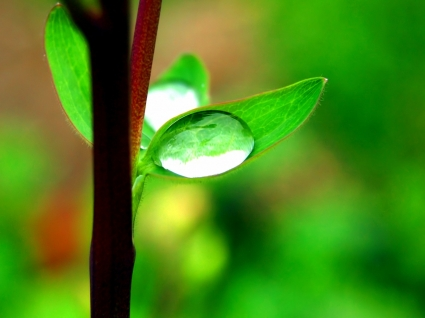
#> input picture F.NS252/Laboratory - 7/Task - 1/nature.jpg, 425 x 318 px
$ python main.py
#> lines starting #> are read from the running program, lines starting #| are printed output that depends on the picture; after the words box and inside, x2 and y2 are one past the last pixel; in counts of white or black regions, pixels touching at a corner belong together
import cv2

image1 = cv2.imread('nature.jpg')
#> image1 is the input picture: shape (318, 425, 3); mean B, G, R 24.5, 132.2, 74.3
image2 = cv2.imread('nature-fixed.jpg')
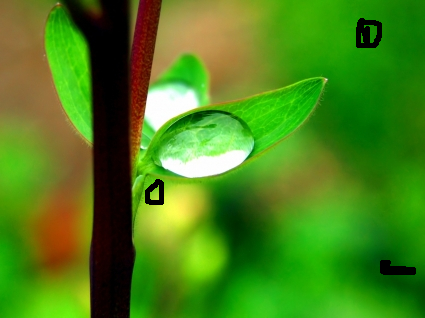
#> input picture F.NS252/Laboratory - 7/Task - 1/nature-fixed.jpg, 425 x 318 px
#> image2 is the input picture: shape (318, 425, 3); mean B, G, R 24.4, 130.8, 73.8

difference = cv2.subtract(image1, image2)
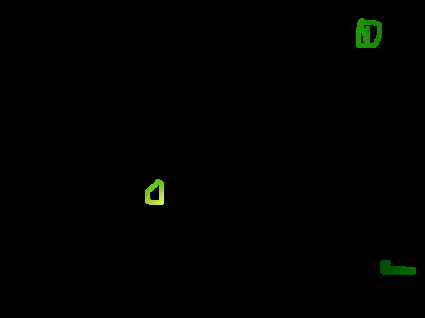
#> difference: shape (318, 425, 3); mean B, G, R 0.2, 1.4, 0.5

Conv_hsv_Gray = cv2.cvtColor(difference, cv2.COLOR_BGR2GRAY)
ret, mask = cv2.threshold(Conv_hsv_Gray, 0, 255, cv2.THRESH_BINARY_INV | cv2.THRESH_OTSU)
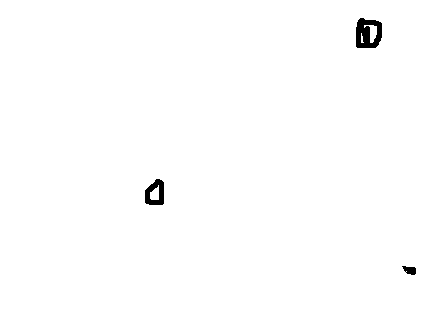
#> mask: shape (318, 425); 99.3% white; 3 black regions, box (x1, y1, x2, y2) and area: (356, 18, 382, 48) 556, (145, 179, 164, 205) 315, (402, 266, 416, 275) 86
#> ret = 58
difference[mask != 255] = [0, 0, 255]
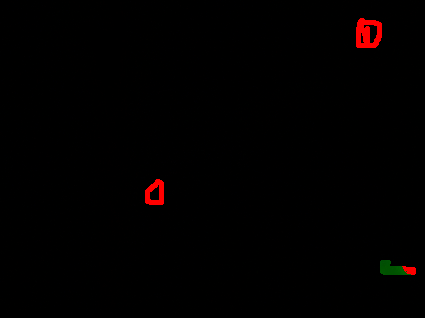
#> difference: shape (318, 425, 3); 0.71% of pixels changed, all inside (x1, y1, x2, y2) = (145, 18, 416, 275)

image1[mask != 255] = [0, 0, 255]
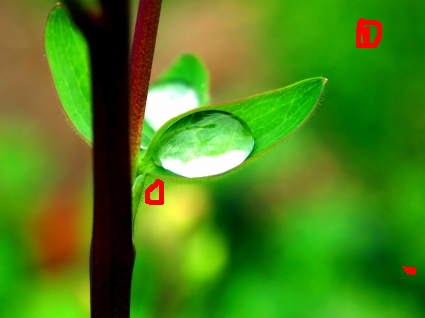
#> image1: shape (318, 425, 3); 0.71% of pixels changed, all inside (x1, y1, x2, y2) = (145, 18, 416, 275)
image2[mask != 255] = [0, 0, 255]
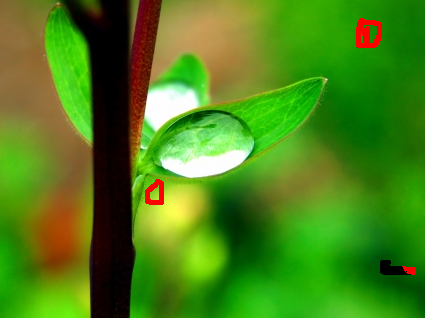
#> image2: shape (318, 425, 3); 0.71% of pixels changed, all inside (x1, y1, x2, y2) = (145, 18, 416, 275)

cv2.imwrite('diffOverImage1.png', image1)
cv2.imwrite('diffOverImage2.png', image2)
cv2.imwrite('diff.png', difference)
